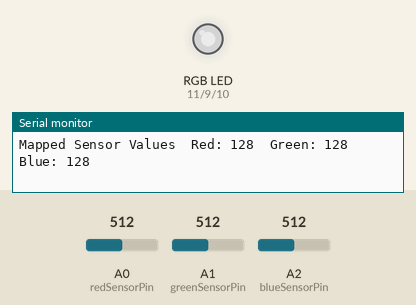
Bench run of a sketch on a simulated Arduino Uno, built with avr-gcc and run on an emulated ATmega328P. Parts: an RGB LED mixed from three pins (HIGH = lit), the last lines printed to the serial monitor. Inputs (shaded band) come from the test bench; at power-on: A0 (redSensorPin) = 512, A1 (greenSensorPin) = 512, A2 (blueSensorPin) = 512. Dim RGB values are drawn brighter than linear.

Above: at 1.2 s.
1.3 s: A0 (redSensorPin) set to 407
At 1.8 s:
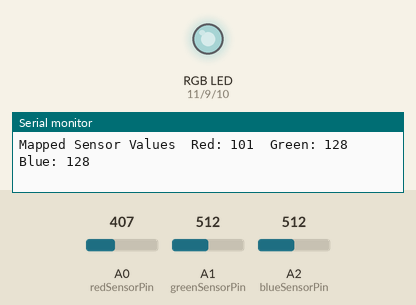
4.3 s: A0 (redSensorPin) set to 381
At 4.9 s:
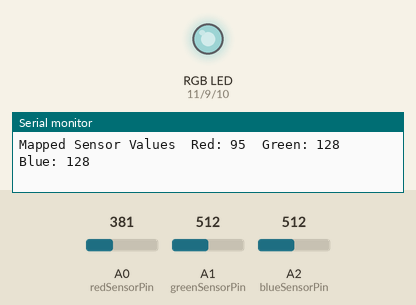
5.9 s: A1 (greenSensorPin) set to 412
At 6.7 s:
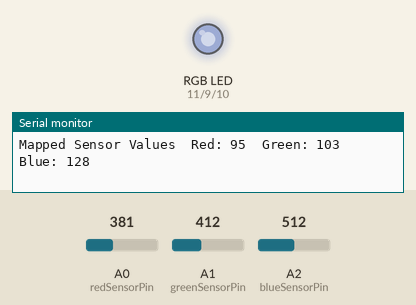
7.5 s: A1 (greenSensorPin) set to 381
At 8.1 s:
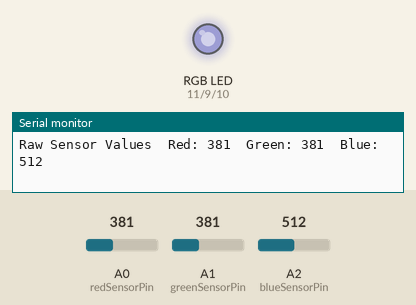
10.5 s: A2 (blueSensorPin) set to 407
At 11.8 s:
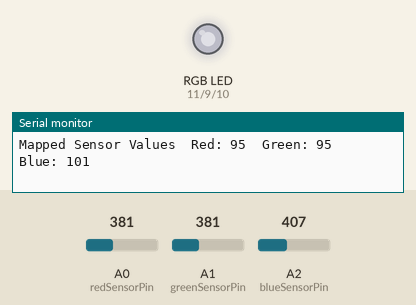
12.1 s: A2 (blueSensorPin) set to 390
At 13.5 s:
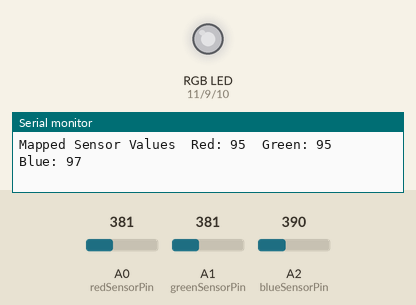
Timing chart, 0 to 14.6 s (numbered marks = the images above; inputs shaded):
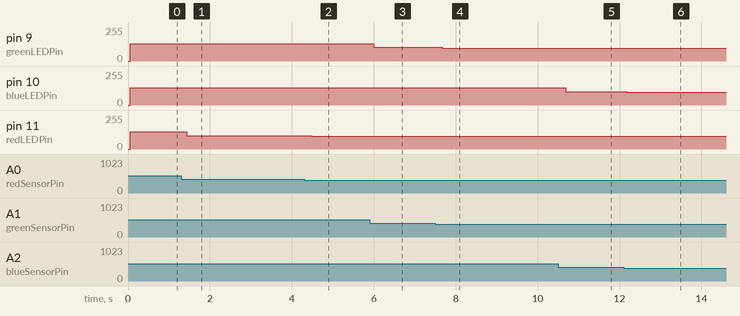

Measured:
- after the input at 1.3 s, pin 11 (redLEDPin): 128/255 → 101/255 after 0.13 s
- after the input at 4.3 s, pin 11 (redLEDPin): 101/255 → 95/255 after 0.18 s
- after the input at 5.9 s, pin 9 (greenLEDPin): 128/255 → 103/255 after 0.10 s
- after the input at 7.5 s, pin 9 (greenLEDPin): 103/255 → 95/255 after 0.17 s
- after the input at 10.5 s, pin 10 (blueLEDPin): 128/255 → 101/255 after 0.19 s
- after the input at 12.1 s, pin 10 (blueLEDPin): 101/255 → 97/255 after 0.09 s

The sketch:

Circuito7.ino
```cpp
const int greenLEDPin = 9;
const int redLEDPin = 11;
const int blueLEDPin = 10;

const int redSensorPin = A0;
const int greenSensorPin = A1;
const int blueSensorPin = A2;

int redValue = 0;
int greenValue = 0;
int blueValue = 0;

int redSensorValue = 0;
int greenSensorValue = 0;
int blueSensorValue = 0;

void setup() {
  Serial.begin(9600);

  pinMode(greenLEDPin, OUTPUT);
  pinMode(redLEDPin, OUTPUT);
  pinMode(blueLEDPin, OUTPUT);
}

void loop() {
  // Read sensor values
  redSensorValue = analogRead(redSensorPin);
  delay(5);  // Short delay helps stabilize readings
  greenSensorValue = analogRead(greenSensorPin);
  delay(5);
  blueSensorValue = analogRead(blueSensorPin);
  delay(5);

  // Print raw values
  Serial.print("Raw Sensor Values\tRed: ");
  Serial.print(redSensorValue);
  Serial.print("\tGreen: ");
  Serial.print(greenSensorValue);
  Serial.print("\tBlue: ");
  Serial.println(blueSensorValue);

  // Map values to 0-255 for PWM
  redValue = redSensorValue / 4;
  greenValue = greenSensorValue / 4;
  blueValue = blueSensorValue / 4;

  // Print mapped values
  Serial.print("Mapped Sensor Values\tRed: ");
  Serial.print(redValue);
  Serial.print("\tGreen: ");
  Serial.print(greenValue);
  Serial.print("\tBlue: ");
  Serial.println(blueValue);

  // Set LED colors using PWM
  analogWrite(redLEDPin, redValue);
  analogWrite(greenLEDPin, greenValue);
  analogWrite(blueLEDPin, blueValue);

  delay(100);  // Short pause before next reading
}
```
